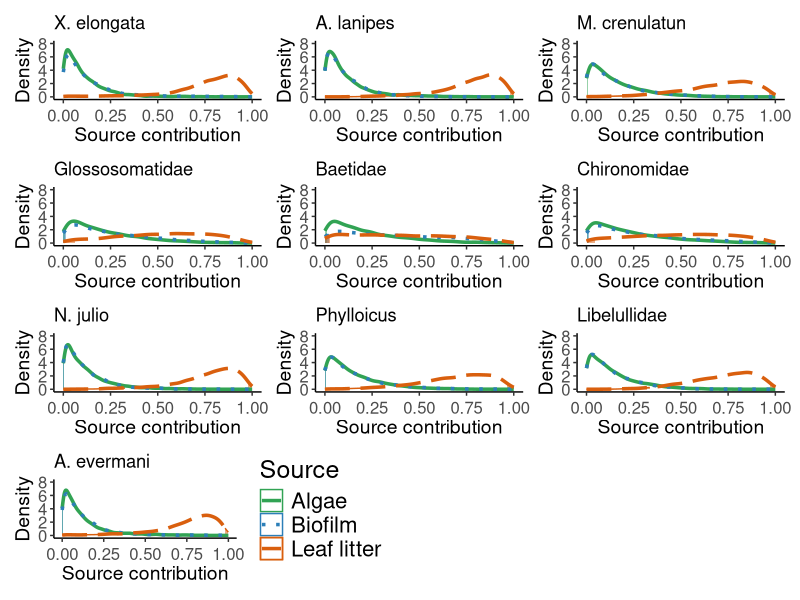
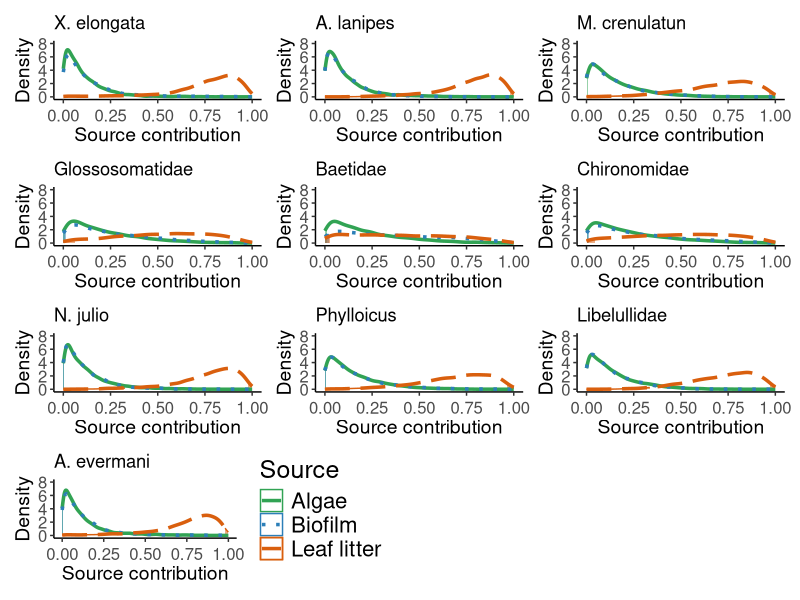

The R script that drew these images, in order: (Note: this script raises an error after producing the figures.)




# Density Plots -----------------------------
# 21 Oct 2020
#PEGF
#--------------------------------------------
#

library(ggplot2)
library(dplyr)
library(ggpubr)
library(patchwork)


QPA_G_Feb17 <- read.csv("DensityPlots/QPAFeb17/01 QPA_Glossosomatidae_Feb17.csv")
head(QPA_G_Feb17)


dens <- lapply(split(QPA_G_Feb17, QPA_G_Feb17$source), 
               function(x) density(x$density, from = 0, to = 1))

df <- do.call(rbind, mapply(function(x, y) {
  data.frame(x = x$x, y = x$y, source = y)
}, dens, names(dens), SIMPLIFY = FALSE))

df <- df %>% group_by(source) %>%
  mutate(cdf = cumsum(y * mean(diff(x))),
         lower = cdf < 0.025,
         upper = cdf > 0.975) 

g1 <- ggplot(df, aes(x, y, color = source)) + 
  geom_area(data = df[df$lower,], aes(fill = source), alpha = 0.5,
            position = "identity") +
  geom_area(data = df[df$upper,], aes(fill = source), alpha = 0.5,
            position = "identity") +
  labs(y = "Density", x = "Source contribution") +
  geom_line(aes(linetype = source), size = 1.2) +
  scale_fill_manual(values = c("#31a354", "#2c7fb8", "#d95f0e")) +
  scale_color_manual(values = c("#31a354", "#2c7fb8", "#d95f0e")) +
  scale_linetype_manual(values = c("solid", "dotted", "longdash")) +
  theme_classic() +
  ylim(0, 8) +
  xlim(0, 1) +
  ggtitle('Glossosomatidae') +
  theme(legend.position = "none")+
  theme(axis.text.y  = element_text(size = 12, vjust = 0.5),
        axis.text.x  = element_text(size = 12, vjust = 0.5),  
        axis.title.x = element_text(size = 14),
        axis.title.y = element_text(size = 14))

L <- QPA_G_Feb17 %>% filter(QPA_G_Feb17$source == "Leaflitter")
quantile(L$density, 0.025)
quantile(L$density, 0.975)

B <- QPA_G_Feb17 %>% filter(QPA_G_Feb17$source == "Biofilm")
quantile(B$density, 0.025)
quantile(B$density, 0.975)

A <- QPA_G_Feb17 %>% filter(QPA_G_Feb17$source == "Algae")
quantile(A$density, 0.025)
quantile(A$density, 0.975)

# Baetidae ----------------------------------------------------------------

QPA_B_Feb17 <- read.csv("DensityPlots/QPAFeb17/02 QPA_Baetidae_Feb17.csv")

dens <- lapply(split(QPA_B_Feb17, QPA_B_Feb17$source), 
               function(x) density(x$density, from = 0, to = 1))

df <- do.call(rbind, mapply(function(x, y) {
  data.frame(x = x$x, y = x$y, source = y)
}, dens, names(dens), SIMPLIFY = FALSE))

df <- df %>% group_by(source) %>%
  mutate(cdf = cumsum(y * mean(diff(x))),
         lower = cdf < 0.025,
         upper = cdf > 0.975) 

b1 <- ggplot(df, aes(x, y, color = source)) + 
  geom_area(data = df[df$lower,], aes(fill = source), alpha = 0.5,position = "identity") +
  geom_area(data = df[df$upper,], aes(fill = source), alpha = 0.5,position = "identity") +
  labs(y = "Density", x = "Source contribution") +
  geom_line(aes(linetype = source), size = 1.2) +
  scale_fill_manual(values = c("#31a354", "#2c7fb8", "#d95f0e")) +
  scale_color_manual(values = c("#31a354", "#2c7fb8", "#d95f0e")) +
  scale_linetype_manual(values = c("solid", "dotted", "longdash")) +
  theme_classic() +
  ylim(0, 8) +
  xlim(0, 1) +
  ggtitle('Baetidae') +
  theme(legend.position = "none")+
  theme(axis.text.y  = element_text(size = 12, vjust = 0.5),
        axis.text.x  = element_text(size = 12, vjust = 0.5),  
        axis.title.x = element_text(size = 14),
        axis.title.y = element_text(size = 14))

# Chironomidae ----------------------------------------------------------------

QPA_C_Feb17 <- read.csv("DensityPlots/QPAFeb17/03 QPA_Chrironomidae_Feb17.csv")

dens <- lapply(split(QPA_C_Feb17, QPA_C_Feb17$source), 
               function(x) density(x$density, from = 0, to = 1))

df <- do.call(rbind, mapply(function(x, y) {
  data.frame(x = x$x, y = x$y, source = y)
}, dens, names(dens), SIMPLIFY = FALSE))

df <- df %>% group_by(source) %>%
  mutate(cdf = cumsum(y * mean(diff(x))),
         lower = cdf < 0.025,
         upper = cdf > 0.975) 

c1 <- ggplot(df, aes(x, y, color = source)) + 
  geom_area(data = df[df$lower,], aes(fill = source), alpha = 0.5,position = "identity") +
  geom_area(data = df[df$upper,], aes(fill = source), alpha = 0.5,position = "identity") +
  labs(y = "Density", x = "Source contribution") +
  geom_line(aes(linetype = source), size = 1.2) +
  scale_fill_manual(values = c("#31a354", "#2c7fb8", "#d95f0e")) +
  scale_color_manual(values = c("#31a354", "#2c7fb8", "#d95f0e")) +
  scale_linetype_manual(values = c("solid", "dotted", "longdash")) +
  theme_classic() +
  ylim(0, 8) +
  xlim(0, 1) +
  ggtitle('Chironomidae') +
  theme(legend.position = "none")+
  theme(axis.text.y  = element_text(size = 12, vjust = 0.5),
        axis.text.x  = element_text(size = 12, vjust = 0.5),  
        axis.title.x = element_text(size = 14),
        axis.title.y = element_text(size = 14))

# Njulio ----------------------------------------------------------------

QPA_Nj_Feb17 <- read.csv("DensityPlots/QPAFeb17/04 QPA_Njulio_Feb17.csv")

dens <- lapply(split(QPA_Nj_Feb17, QPA_Nj_Feb17$source), 
               function(x) density(x$density, from = 0, to = 1))

df <- do.call(rbind, mapply(function(x, y) {
  data.frame(x = x$x, y = x$y, source = y)
}, dens, names(dens), SIMPLIFY = FALSE))

df <- df %>% group_by(source) %>%
  mutate(cdf = cumsum(y * mean(diff(x))),
         lower = cdf < 0.025,
         upper = cdf > 0.975) 

n1 <- ggplot(df, aes(x, y, color = source)) + 
  geom_area(data = df[df$lower,], aes(fill = source), alpha = 0.5,position = "identity") +
  geom_area(data = df[df$upper,], aes(fill = source), alpha = 0.5,position = "identity") +
  labs(y = "Density", x = "Source contribution") +
  geom_line(aes(linetype = source), size = 1.2) +
  scale_fill_manual(values = c("#31a354", "#2c7fb8", "#d95f0e")) +
  scale_color_manual(values = c("#31a354", "#2c7fb8", "#d95f0e")) +
  scale_linetype_manual(values = c("solid", "dotted", "longdash")) +
  theme_classic() +
  ylim(0, 8) +
  xlim(0, 1) +
  ggtitle('N. julio') +
  theme(legend.position = "none")+
  theme(axis.text.y  = element_text(size = 12, vjust = 0.5),
        axis.text.x  = element_text(size = 12, vjust = 0.5),  
        axis.title.x = element_text(size = 14),
        axis.title.y = element_text(size = 14))

# Phylloicus ----------------------------------------------------------------

QPA_P_Feb17 <- read.csv("DensityPlots/QPAFeb17/05 QPA_Phylloicus_Feb17.csv")

dens <- lapply(split(QPA_P_Feb17, QPA_P_Feb17$source), 
               function(x) density(x$density, from = 0, to = 1))

df <- do.call(rbind, mapply(function(x, y) {
  data.frame(x = x$x, y = x$y, source = y)
}, dens, names(dens), SIMPLIFY = FALSE))

df <- df %>% group_by(source) %>%
  mutate(cdf = cumsum(y * mean(diff(x))),
         lower = cdf < 0.025,
         upper = cdf > 0.975) 

p1 <- ggplot(df, aes(x, y, color = source)) + 
  geom_area(data = df[df$lower,], aes(fill = source), alpha = 0.5,position = "identity") +
  geom_area(data = df[df$upper,], aes(fill = source), alpha = 0.5,position = "identity") +
  labs(y = "Density", x = "Source contribution") +
  geom_line(aes(linetype = source), size = 1.2) +
  scale_fill_manual(values = c("#31a354", "#2c7fb8", "#d95f0e")) +
  scale_color_manual(values = c("#31a354", "#2c7fb8", "#d95f0e")) +
  scale_linetype_manual(values = c("solid", "dotted", "longdash")) +
  theme_classic() +
  ylim(0, 8) +
  xlim(0, 1) +
  ggtitle('Phylloicus') +
  theme(legend.position = "none")+
  theme(axis.text.y  = element_text(size = 12, vjust = 0.5),
        axis.text.x  = element_text(size = 12, vjust = 0.5),  
        axis.title.x = element_text(size = 14),
        axis.title.y = element_text(size = 14))

# Libellulidae ----------------------------------------------------------------

QPA_L_Feb17 <- read.csv("DensityPlots/QPAFeb17/06 QPA_Libellulidae_Feb17.csv")

dens <- lapply(split(QPA_L_Feb17, QPA_L_Feb17$source), 
               function(x) density(x$density, from = 0, to = 1))

df <- do.call(rbind, mapply(function(x, y) {
  data.frame(x = x$x, y = x$y, source = y)
}, dens, names(dens), SIMPLIFY = FALSE))

df <- df %>% group_by(source) %>%
  mutate(cdf = cumsum(y * mean(diff(x))),
         lower = cdf < 0.025,
         upper = cdf > 0.975) 

l1 <- ggplot(df, aes(x, y, color = source)) + 
  geom_area(data = df[df$lower,], aes(fill = source), alpha = 0.5,position = "identity") +
  geom_area(data = df[df$upper,], aes(fill = source), alpha = 0.5,position = "identity") +
  labs(y = "Density", x = "Source contribution") +
  geom_line(aes(linetype = source), size = 1.2) +
  scale_fill_manual(values = c("#31a354", "#2c7fb8", "#d95f0e")) +
  scale_color_manual(values = c("#31a354", "#2c7fb8", "#d95f0e")) +
  scale_linetype_manual(values = c("solid", "dotted", "longdash")) +
  theme_classic() +
  ylim(0, 8) +
  xlim(0, 1) +
  ggtitle('Libelullidae') +
  theme(legend.position = "none")+
  theme(axis.text.y  = element_text(size = 12, vjust = 0.5),
        axis.text.x  = element_text(size = 12, vjust = 0.5),  
        axis.title.x = element_text(size = 14),
        axis.title.y = element_text(size = 14))

# Xyphocarys ----------------------------------------------------------------

QPA_X_Feb17 <- read.csv("DensityPlots/QPAFeb17/07 QPA_Xyphocaris_Feb17.csv")

dens <- lapply(split(QPA_X_Feb17, QPA_X_Feb17$source), 
               function(x) density(x$density, from = 0, to = 1))

df <- do.call(rbind, mapply(function(x, y) {
  data.frame(x = x$x, y = x$y, source = y)
}, dens, names(dens), SIMPLIFY = FALSE))

df_x <- df %>% group_by(source) %>%
  mutate(cdf = cumsum(y * mean(diff(x))),
         lower = cdf < 0.025,
         upper = cdf > 0.975) 

x1 <- ggplot(df_x, aes(x, y, color = source)) + 
  geom_area(data = df[df$lower,], aes(fill = source), alpha = 0.5,position = "identity") +
  geom_area(data = df[df$upper,], aes(fill = source), alpha = 0.5,position = "identity") +
  labs(y = "Density", x = "Source contribution") +
  geom_line(aes(linetype = source), size = 1.2) +
  scale_fill_manual(values = c("#31a354", "#2c7fb8", "#d95f0e")) +
  scale_color_manual(values = c("#31a354", "#2c7fb8", "#d95f0e")) +
  scale_linetype_manual(values = c("solid", "dotted", "longdash")) +
  theme_classic() +
  ylim(0, 8) +
  xlim(0, 1) +
  ggtitle('X. elongata') +
  theme(legend.position = "none")+
  theme(axis.text.y  = element_text(size = 12, vjust = 0.5),
        axis.text.x  = element_text(size = 12, vjust = 0.5),  
        axis.title.x = element_text(size = 14),
        axis.title.y = element_text(size = 14))


# Atya ----------------------------------------------------------------

QPA_A_Feb17 <- read.csv("DensityPlots/QPAFeb17/08 QPA_Atya_Feb17.csv")

dens <- lapply(split(QPA_A_Feb17, QPA_A_Feb17$source), 
               function(x) density(x$density, from = 0, to = 1))

df <- do.call(rbind, mapply(function(x, y) {
  data.frame(x = x$x, y = x$y, source = y)
}, dens, names(dens), SIMPLIFY = FALSE))

df <- df %>% group_by(source) %>%
  mutate(cdf = cumsum(y * mean(diff(x))),
         lower = cdf < 0.025,
         upper = cdf > 0.975) 

a1 <- ggplot(df, aes(x, y, color = source)) + 
  geom_area(data = df[df$lower,], aes(fill = source), alpha = 0.5,position = "identity") +
  geom_area(data = df[df$upper,], aes(fill = source), alpha = 0.5,position = "identity") +
  labs(y = "Density", x = "Source contribution") +
  geom_line(aes(linetype = source), size = 1.2) +
  scale_fill_manual(values = c("#31a354", "#2c7fb8", "#d95f0e")) +
  scale_color_manual(values = c("#31a354", "#2c7fb8", "#d95f0e")) +
  scale_linetype_manual(values = c("solid", "dotted", "longdash")) +
  theme_classic() +
  ylim(0, 8) +
  xlim(0, 1) +
  ggtitle('A. lanipes') +
  theme(legend.position = "none")+
  theme(axis.text.y  = element_text(size = 12, vjust = 0.5),
        axis.text.x  = element_text(size = 12, vjust = 0.5),  
        axis.title.x = element_text(size = 14),
        axis.title.y = element_text(size = 14))

# Macrobrachium ----------------------------------------------------------------

QPA_M_Feb17 <- read.csv("DensityPlots/QPAFeb17/09 QPA_Macrobrachium_Feb17.csv")

dens <- lapply(split(QPA_M_Feb17, QPA_M_Feb17$source), 
               function(x) density(x$density, from = 0, to = 1))

df <- do.call(rbind, mapply(function(x, y) {
  data.frame(x = x$x, y = x$y, source = y)
}, dens, names(dens), SIMPLIFY = FALSE))

df <- df %>% group_by(source) %>%
  mutate(cdf = cumsum(y * mean(diff(x))),
         lower = cdf < 0.025,
         upper = cdf > 0.975) 

m1 <- ggplot(df, aes(x, y, color = source)) + 
  geom_area(data = df[df$lower,], aes(fill = source), alpha = 0.5,position = "identity") +
  geom_area(data = df[df$upper,], aes(fill = source), alpha = 0.5,position = "identity") +
  labs(y = "Density", x = "Source contribution") +
  geom_line(aes(linetype = source), size = 1.2) +
  scale_fill_manual(values = c("#31a354", "#2c7fb8", "#d95f0e")) +
  scale_color_manual(values = c("#31a354", "#2c7fb8", "#d95f0e")) +
  scale_linetype_manual(values = c("solid", "dotted", "longdash")) +
  theme_classic() +
  ylim(0, 8) +
  xlim(0, 1) +
  ggtitle('M. crenulatun') +
  theme(legend.position = "none")+
  theme(axis.text.y  = element_text(size = 12, vjust = 0.5),
        axis.text.x  = element_text(size = 12, vjust = 0.5),  
        axis.title.x = element_text(size = 14),
        axis.title.y = element_text(size = 14))



# Anolis ------------------------------------------------------------------

QPA_An_Feb17 <- read.csv("DensityPlots/QPAFeb17/10 QPA_Anolis_Feb17.csv")

dens <- lapply(split(QPA_An_Feb17, QPA_An_Feb17$source), 
               function(x) density(x$density, from = 0, to = 1))

df <- do.call(rbind, mapply(function(x, y) {
  data.frame(x = x$x, y = x$y, source = y)
}, dens, names(dens), SIMPLIFY = FALSE))

df <- df %>% group_by(source) %>%
  mutate(cdf = cumsum(y * mean(diff(x))),
         lower = cdf < 0.025,
         upper = cdf > 0.975) 

an1 <- ggplot(df, aes(x, y, color = source)) + 
  geom_area(data = df[df$lower,], aes(fill = source), alpha = 0.5,position = "identity") +
  geom_area(data = df[df$upper,], aes(fill = source), alpha = 0.5,position = "identity") +
  labs(y = "Density", x = "Source contribution") +
  geom_line(aes(linetype = source), size = 1.2) +
  scale_fill_manual("Source", values = c("#31a354", "#2c7fb8", "#d95f0e"),
          labels = c("Algae", "Biofilm", "Leaf litter")) +
  
  scale_color_manual("Source",values = c("#31a354", "#2c7fb8", "#d95f0e"),
        labels = c("Algae", "Biofilm", "Leaf litter")) +
  
  scale_linetype_manual("Source",values = c("solid", "dotted", "longdash"),
            labels = c("Algae", "Biofilm", "Leaf litter")) +
  
  theme_classic() +
  ylim(0, 8) +
  xlim(0, 1) +
  ggtitle('A. evermani') +
  theme(axis.text.y  = element_text(size = 12, vjust = 0.5),
        axis.text.x  = element_text(size = 12, vjust = 0.5),  
        axis.title.x = element_text(size = 14),
        axis.title.y = element_text(size = 14)) +
  
  theme(legend.title = element_text(size = 18)) + #title
  theme(legend.text = element_text(size = 16))  + #
  guides(color=guide_legend(override.aes=list(fill=NA)))


Fig1 <- (x1+a1+m1) / (g1+b1+c1) /(n1+p1 +l1) / (an1 + plot_spacer()+ plot_spacer())
Fig1
Fig1 + ggsave("Fig1.pdf",width = 210, height = 297, units = "mm")



